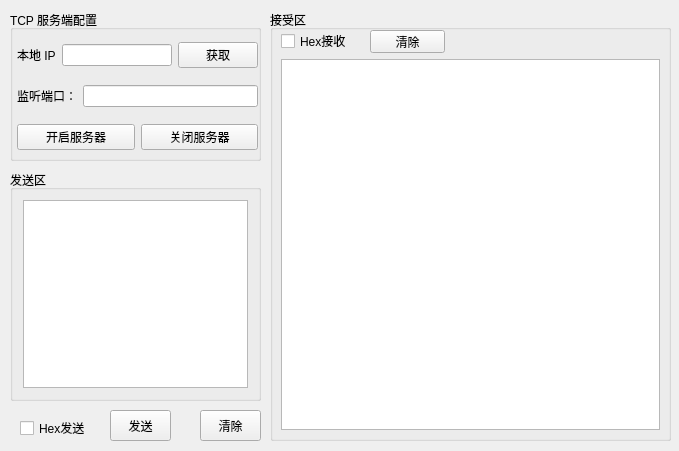
<?xml version="1.0" encoding="UTF-8"?>
<ui version="4.0">
 <class>Form</class>
 <widget class="QWidget" name="Form">
  <property name="geometry">
   <rect>
    <x>0</x>
    <y>0</y>
    <width>679</width>
    <height>451</height>
   </rect>
  </property>
  <property name="windowTitle">
   <string>Form</string>
  </property>
  <widget class="QGroupBox" name="formGroupBox">
   <property name="geometry">
    <rect>
     <x>10</x>
     <y>10</y>
     <width>251</width>
     <height>151</height>
    </rect>
   </property>
   <property name="title">
    <string>TCP 服务端配置</string>
   </property>
   <widget class="QWidget" name="">
    <property name="geometry">
     <rect>
      <x>7</x>
      <y>21</y>
      <width>241</width>
      <height>131</height>
     </rect>
    </property>
    <layout class="QVBoxLayout" name="verticalLayout">
     <item>
      <layout class="QHBoxLayout" name="horizontalLayout">
       <item>
        <widget class="QLabel" name="s1__lb_1">
         <property name="text">
          <string>本地 IP</string>
         </property>
        </widget>
       </item>
       <item>
        <widget class="QLineEdit" name="lineEdit"/>
       </item>
       <item>
        <widget class="QPushButton" name="socket_connect_button_2">
         <property name="text">
          <string>获取</string>
         </property>
        </widget>
       </item>
      </layout>
     </item>
     <item>
      <layout class="QHBoxLayout" name="horizontalLayout_2">
       <item>
        <widget class="QLabel" name="s1__lb_2">
         <property name="text">
          <string>监听端口：</string>
         </property>
        </widget>
       </item>
       <item>
        <widget class="QLineEdit" name="lineEdit_2"/>
       </item>
      </layout>
     </item>
     <item>
      <layout class="QHBoxLayout" name="horizontalLayout_3">
       <item>
        <widget class="QPushButton" name="socket_connect_button">
         <property name="text">
          <string>开启服务器</string>
         </property>
        </widget>
       </item>
       <item>
        <widget class="QPushButton" name="socket_disconnect_button">
         <property name="text">
          <string>关闭服务器</string>
         </property>
        </widget>
       </item>
      </layout>
     </item>
    </layout>
   </widget>
  </widget>
  <widget class="QGroupBox" name="verticalGroupBox">
   <property name="geometry">
    <rect>
     <x>270</x>
     <y>10</y>
     <width>401</width>
     <height>431</height>
    </rect>
   </property>
   <property name="title">
    <string>接受区</string>
   </property>
   <widget class="QTextBrowser" name="s2__receive_text">
    <property name="geometry">
     <rect>
      <x>11</x>
      <y>49</y>
      <width>379</width>
      <height>371</height>
     </rect>
    </property>
   </widget>
   <widget class="QCheckBox" name="hex_receive">
    <property name="geometry">
     <rect>
      <x>11</x>
      <y>23</y>
      <width>65</width>
      <height>16</height>
     </rect>
    </property>
    <property name="text">
     <string>Hex接收</string>
    </property>
   </widget>
   <widget class="QPushButton" name="rece_clear_button">
    <property name="geometry">
     <rect>
      <x>100</x>
      <y>20</y>
      <width>75</width>
      <height>23</height>
     </rect>
    </property>
    <property name="text">
     <string>清除</string>
    </property>
   </widget>
  </widget>
  <widget class="QGroupBox" name="verticalGroupBox_2">
   <property name="geometry">
    <rect>
     <x>10</x>
     <y>170</y>
     <width>251</width>
     <height>231</height>
    </rect>
   </property>
   <property name="title">
    <string>发送区</string>
   </property>
   <layout class="QVBoxLayout" name="verticalLayout_2">
    <property name="leftMargin">
     <number>10</number>
    </property>
    <property name="topMargin">
     <number>10</number>
    </property>
    <property name="rightMargin">
     <number>10</number>
    </property>
    <property name="bottomMargin">
     <number>10</number>
    </property>
    <item>
     <widget class="QTextEdit" name="s3__send_text">
      <property name="html">
       <string>&lt;!DOCTYPE HTML PUBLIC &quot;-//W3C//DTD HTML 4.0//EN&quot; &quot;http://www.w3.org/TR/REC-html40/strict.dtd&quot;&gt;
&lt;html&gt;&lt;head&gt;&lt;meta name=&quot;qrichtext&quot; content=&quot;1&quot; /&gt;&lt;style type=&quot;text/css&quot;&gt;
p, li { white-space: pre-wrap; }
&lt;/style&gt;&lt;/head&gt;&lt;body style=&quot; font-family:'SimSun'; font-size:9pt; font-weight:400; font-style:normal;&quot;&gt;
&lt;p style=&quot;-qt-paragraph-type:empty; margin-top:0px; margin-bottom:0px; margin-left:0px; margin-right:0px; -qt-block-indent:0; text-indent:0px;&quot;&gt;&lt;br /&gt;&lt;/p&gt;&lt;/body&gt;&lt;/html&gt;</string>
      </property>
     </widget>
    </item>
   </layout>
  </widget>
  <widget class="QPushButton" name="data_send_button">
   <property name="geometry">
    <rect>
     <x>110</x>
     <y>410</y>
     <width>61</width>
     <height>31</height>
    </rect>
   </property>
   <property name="text">
    <string>发送</string>
   </property>
  </widget>
  <widget class="QPushButton" name="send_clear_button">
   <property name="geometry">
    <rect>
     <x>200</x>
     <y>410</y>
     <width>61</width>
     <height>31</height>
    </rect>
   </property>
   <property name="text">
    <string>清除</string>
   </property>
  </widget>
  <widget class="QCheckBox" name="hex_send">
   <property name="geometry">
    <rect>
     <x>20</x>
     <y>420</y>
     <width>71</width>
     <height>16</height>
    </rect>
   </property>
   <property name="text">
    <string>Hex发送</string>
   </property>
  </widget>
  <zorder>verticalGroupBox</zorder>
  <zorder>verticalGroupBox_2</zorder>
  <zorder>formGroupBox</zorder>
  <zorder>data_send_button</zorder>
  <zorder>send_clear_button</zorder>
  <zorder>hex_send</zorder>
 </widget>
 <resources/>
 <connections/>
</ui>
